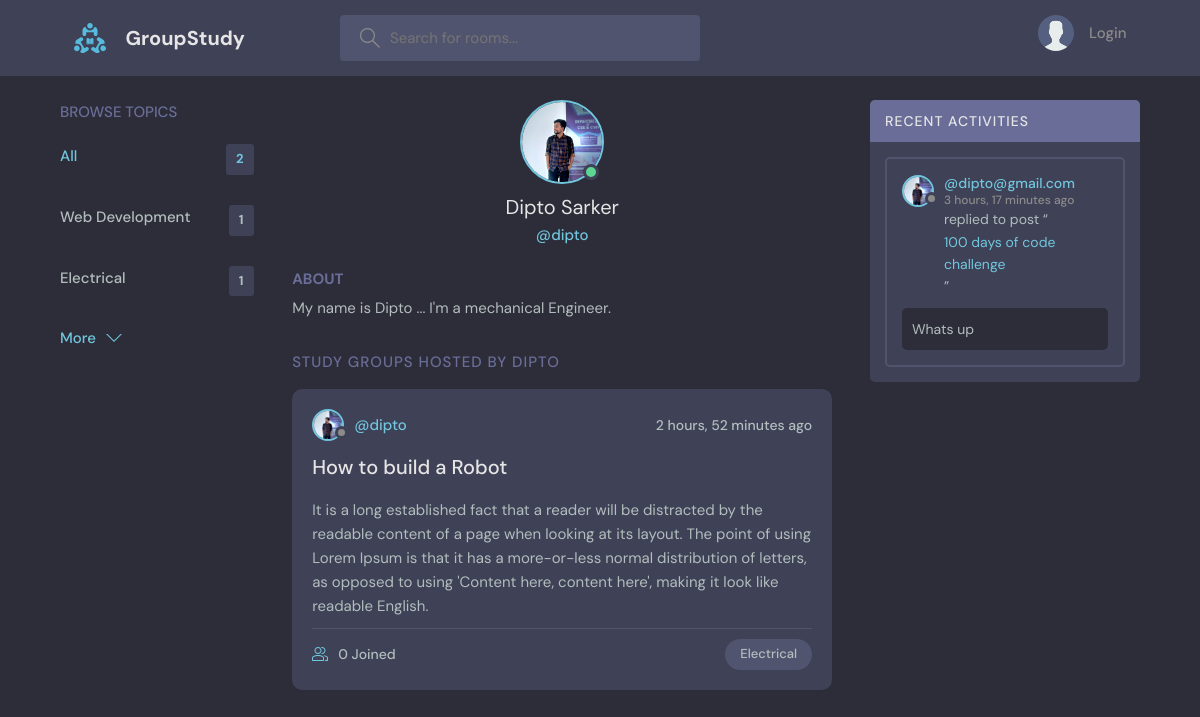
The app's page /profile/2/ with its own data.
### base/models.py (models this page shows, shortened)
class Topic(models.Model):
    name = models.CharField(max_length=200)

class User(AbstractUser):
    name = models.CharField(max_length=200,null=True)
    email = models.EmailField(unique=True,null=True)
    bio = models.TextField(null=True)
    avatar = models.ImageField(upload_to='user_img/',default='avatar.svg',null=True)
    USERNAME_FIELD = 'email'
    REQUIRED_FIELDS = []

class Room(models.Model):
    host = models.ForeignKey(User, on_delete=models.SET_NULL, null=True)
    topic = models.ForeignKey(Topic, on_delete=models.SET_NULL, null=True)
    name = models.CharField(max_length=200)
    description = models.TextField(null=True, blank=True)
    participants = models.ManyToManyField(
        User, related_name="participants", blank=True)
    updated = models.DateTimeField(auto_now=True)
    created = models.DateTimeField(auto_now_add=True)
    class Meta:
        ordering = ['-updated', '-created']
    def __str__(self):
        return self.name

class Message(models.Model):
    user = models.ForeignKey(User, on_delete=models.CASCADE)
    room = models.ForeignKey(Room, on_delete=models.CASCADE)
    body = models.TextField()
    updated = models.DateTimeField(auto_now=True)
    created = models.DateTimeField(auto_now_add=True)
    class Meta:
        ordering = ['-updated', '-created']
    def __str__(self):
        return self.body[0:50]

### base/views.py (the view)
# urls.py: path('profile/<str:pk>/', userProfile, name="user-profile"),
def userProfile(request, pk):
    user = User.objects.get(id=pk)
    rooms = user.room_set.all()
    room_messages = user.message_set.all()
    topics = Topic.objects.all()
    context = {'user': user, 'rooms': rooms,
               'room_messages': room_messages, 'topics': topics}
    return render(request, 'base/profile.html', context)

### base/templates/base/profile.html (shortened to what this page needs)
{% extends 'main.html' %}
{% load static %}
{% block content %}
<main class="profile-page layout layout--3">
    <div class="container">
        {% include 'base/topics_component.html' %}
        <div class="roomList">
            <div class="profile">
                <div class="profile__avatar">
                    <div class="avatar avatar--large active">
                        <img src="{{user.avatar.url}}" />
                    </div>
                </div>
                <div class="profile__info">
                    <h3>{{user.name}}</h3>
                    <p>@{{user.username}}</p>
                </div>
                <div class="profile__about">
                    <h3>About</h3>
                    <p>
                       {{user.bio}}
                    </p>
                </div>
            </div>
            <div class="roomList__header">
                <div>
                    <h2>Study Groups Hosted by {{user.username}}</a>
                    </h2>
                </div>
            </div>
            {% include 'base/feed_component.html' %}
        </div>
        {% include 'base/activity_component.html' %}
    </div>
</main>
{% endblock content %}

### base/templates/base/topics_component.html
<div class="topics">
    <div class="topics__header">
        <h2>Browse Topics</h2>
    </div>
    <ul class="topics__list">
        <li>
            <a href="{% url 'home' %}" class="active">All <span>{{topics.count}}</span></a>
        </li>
        {% for topic in topics %}
        <li>
            <a href="{% url 'home' %}?q={{topic.name}}">{{topic.name}} <span>{{topic.room_set.all.count}}</span></a>
        </li>
        {% endfor %}
    </ul>
    <a class="btn btn--link" href="{% url 'topics' %}">
        More
        <svg version="1.1" xmlns="http://www.w3.org/2000/svg" width="32" height="32" viewBox="0 0 32 32">
            <title>chevron-down</title>
            <path d="M16 21l-13-13h-3l16 16 16-16h-3l-13 13z"></path>
        </svg>
    </a>
</div>

### base/templates/base/feed_component.html (shortened to what this page needs)
{% for room in rooms %}
<div class="roomListRoom">
    <div class="roomListRoom__header">
        <a href="{% url 'user-profile' room.host.id %}" class="roomListRoom__author">
            <div class="avatar avatar--small">
                <img src="{{room.host.avatar.url}}" />
            </div>
            <span>@{{room.host.username}}</span>
        </a>
        <div class="roomListRoom__actions">
            <span>{{room.created|timesince}} ago</span>
        </div>
    </div>
    <div class="roomListRoom__content">
        <a href="{% url 'room' room.id %}">{{room.name}}</a>
        <p>
            {{room.description}}
        </p>
    </div>
    <div class="roomListRoom__meta">
        <a href="{% url 'room' room.id %}" class="roomListRoom__joined">
            {{room.participants.all.count}} Joined
        </a>
        <p class="roomListRoom__topic">{{room.topic.name}}</p>
    </div>
</div>
{% endfor %}

### base/templates/base/activity_component.html (shortened to what this page needs)
<div class="activities">
    <div class="activities__header">
        <h2>Recent Activities</h2>
    </div>
    {% for message in room_messages %}
    <div class="activities__box">
        <div class="activities__boxHeader roomListRoom__header">
            <a href="{% url 'user-profile' message.user.id %}" class="roomListRoom__author">
                <div class="avatar avatar--small">
                    <img src="{{message.user.avatar.url}}" />
                </div>
                <p>
                    @{{message.user}}
                    <span>{{message.created|timesince}} ago</span>
                </p>
            </a>
        </div>
        <div class="activities__boxContent">
            <p>replied to post “<a href="{% url 'room' message.room.id %}">{{message.room}}</a>”</p>
            <div class="activities__boxRoomContent">
                {{message}}
            </div>
        </div>
    </div>
    {% endfor %}
</div>

### records on screen
Topic: name "Web Development", room_set.all.count "1"
Topic: name "Electrical", room_set.all.count "1"
User: avatar (picture), name "Dipto Sarker", username "dipto", bio "My name is Dipto ... I'm a mechanical Engineer.", username "DIPTO"
Room: host.avatar (picture), host.username "dipto", created "2 hours, 52 minutes", name "How to build a Robot", description "It is a long established fact that a reader will be distracted by the readable content of a page when looking at its layout. The point of using Lorem Ipsum is that it has a more-or-less normal distribution of letters, as opposed to using 'Content here, content here', making it look like readable English.", participants.all.count "0", topic.name "Electrical"
Message: user.avatar (picture), user "dipto@gmail.com", created "3 hours, 17 minutes", room "100 days of code challenge", body "Whats up"

### other values on screen
{{ topics.count }} "2"
